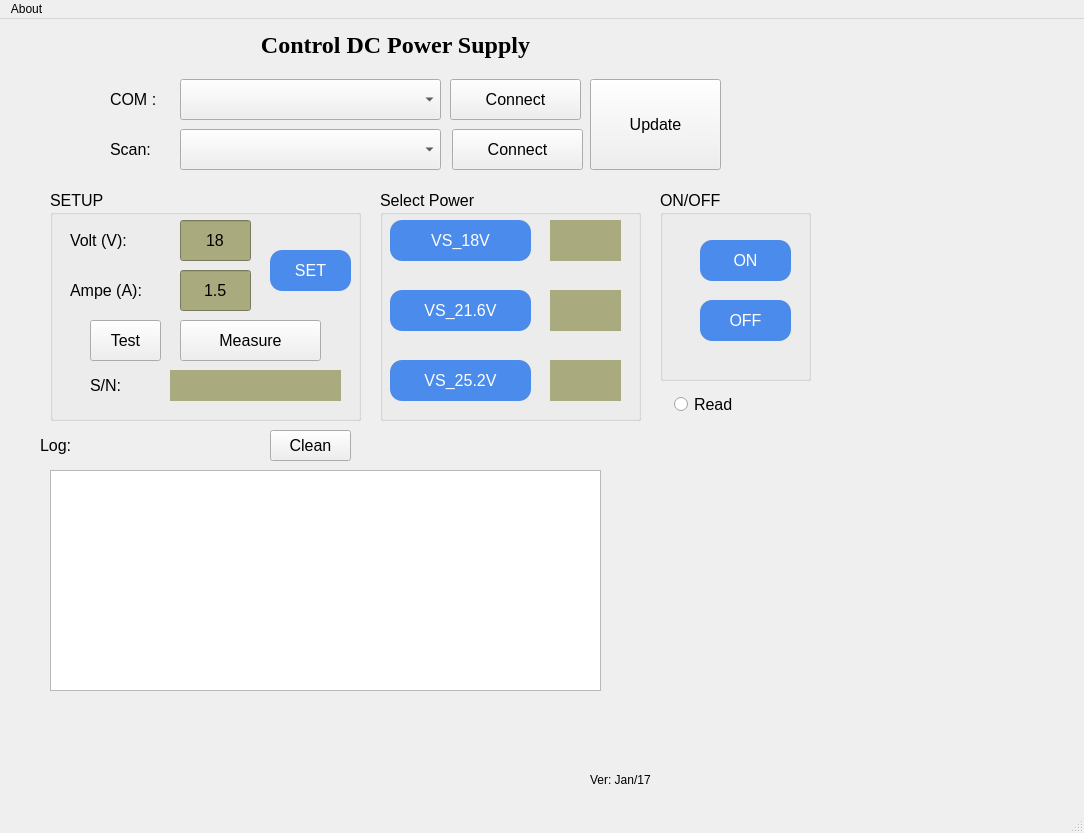
<?xml version="1.0" encoding="UTF-8"?>
<ui version="4.0">
 <class>MainWindow</class>
 <widget class="QMainWindow" name="MainWindow">
  <property name="geometry">
   <rect>
    <x>0</x>
    <y>0</y>
    <width>1084</width>
    <height>833</height>
   </rect>
  </property>
  <property name="windowTitle">
   <string>MainWindow</string>
  </property>
  <widget class="QWidget" name="centralwidget">
   <widget class="QComboBox" name="comboBox">
    <property name="geometry">
     <rect>
      <x>180</x>
      <y>60</y>
      <width>261</width>
      <height>41</height>
     </rect>
    </property>
    <property name="font">
     <font>
      <pointsize>12</pointsize>
     </font>
    </property>
   </widget>
   <widget class="QLabel" name="label">
    <property name="geometry">
     <rect>
      <x>110</x>
      <y>60</y>
      <width>61</width>
      <height>41</height>
     </rect>
    </property>
    <property name="font">
     <font>
      <pointsize>12</pointsize>
     </font>
    </property>
    <property name="text">
     <string>COM :</string>
    </property>
   </widget>
   <widget class="QLabel" name="label_2">
    <property name="geometry">
     <rect>
      <x>40</x>
      <y>411</y>
      <width>61</width>
      <height>31</height>
     </rect>
    </property>
    <property name="font">
     <font>
      <pointsize>12</pointsize>
     </font>
    </property>
    <property name="text">
     <string>Log:</string>
    </property>
   </widget>
   <widget class="QTextEdit" name="logg">
    <property name="geometry">
     <rect>
      <x>50</x>
      <y>451</y>
      <width>551</width>
      <height>221</height>
     </rect>
    </property>
    <property name="font">
     <font>
      <pointsize>12</pointsize>
     </font>
    </property>
   </widget>
   <widget class="QPushButton" name="connect">
    <property name="geometry">
     <rect>
      <x>450</x>
      <y>60</y>
      <width>131</width>
      <height>41</height>
     </rect>
    </property>
    <property name="font">
     <font>
      <pointsize>12</pointsize>
     </font>
    </property>
    <property name="text">
     <string>Connect</string>
    </property>
   </widget>
   <widget class="QPushButton" name="clean">
    <property name="geometry">
     <rect>
      <x>270</x>
      <y>411</y>
      <width>81</width>
      <height>31</height>
     </rect>
    </property>
    <property name="font">
     <font>
      <pointsize>12</pointsize>
     </font>
    </property>
    <property name="text">
     <string>Clean</string>
    </property>
   </widget>
   <widget class="QGroupBox" name="Setup">
    <property name="geometry">
     <rect>
      <x>50</x>
      <y>171</y>
      <width>311</width>
      <height>231</height>
     </rect>
    </property>
    <property name="font">
     <font>
      <pointsize>12</pointsize>
     </font>
    </property>
    <property name="title">
     <string>SETUP</string>
    </property>
    <widget class="QLineEdit" name="txtVoltage">
     <property name="geometry">
      <rect>
       <x>130</x>
       <y>30</y>
       <width>71</width>
       <height>41</height>
      </rect>
     </property>
     <property name="font">
      <font>
       <pointsize>12</pointsize>
       <weight>50</weight>
       <bold>false</bold>
      </font>
     </property>
     <property name="styleSheet">
      <string notr="true">background-color: rgb(170, 170, 127);</string>
     </property>
     <property name="text">
      <string>18</string>
     </property>
     <property name="alignment">
      <set>Qt::AlignCenter</set>
     </property>
    </widget>
    <widget class="QLabel" name="label_3">
     <property name="geometry">
      <rect>
       <x>20</x>
       <y>30</y>
       <width>81</width>
       <height>41</height>
      </rect>
     </property>
     <property name="font">
      <font>
       <pointsize>12</pointsize>
      </font>
     </property>
     <property name="text">
      <string>Volt (V):</string>
     </property>
    </widget>
    <widget class="QPushButton" name="set">
     <property name="geometry">
      <rect>
       <x>220</x>
       <y>60</y>
       <width>81</width>
       <height>41</height>
      </rect>
     </property>
     <property name="font">
      <font>
       <pointsize>12</pointsize>
      </font>
     </property>
     <property name="styleSheet">
      <string notr="true">QPushButton {
    background-color: #4b8bec;
    color: white;
    border-radius: 12px;
    padding: 6px;
}

QPushButton:hover {
    background-color: #3975c4;
}

QPushButton:pressed {
    background-color: #2f5d9b;
}
</string>
     </property>
     <property name="text">
      <string>SET</string>
     </property>
    </widget>
    <widget class="QLabel" name="label_4">
     <property name="geometry">
      <rect>
       <x>20</x>
       <y>80</y>
       <width>91</width>
       <height>41</height>
      </rect>
     </property>
     <property name="font">
      <font>
       <pointsize>12</pointsize>
      </font>
     </property>
     <property name="text">
      <string>Ampe (A):</string>
     </property>
    </widget>
    <widget class="QLineEdit" name="txtCurrent">
     <property name="geometry">
      <rect>
       <x>130</x>
       <y>80</y>
       <width>71</width>
       <height>41</height>
      </rect>
     </property>
     <property name="font">
      <font>
       <pointsize>12</pointsize>
       <weight>50</weight>
       <bold>false</bold>
      </font>
     </property>
     <property name="styleSheet">
      <string notr="true">background-color: rgb(170, 170, 127);</string>
     </property>
     <property name="text">
      <string>1.5</string>
     </property>
     <property name="alignment">
      <set>Qt::AlignCenter</set>
     </property>
    </widget>
    <widget class="QPushButton" name="test">
     <property name="geometry">
      <rect>
       <x>40</x>
       <y>130</y>
       <width>71</width>
       <height>41</height>
      </rect>
     </property>
     <property name="font">
      <font>
       <pointsize>12</pointsize>
      </font>
     </property>
     <property name="text">
      <string>Test</string>
     </property>
    </widget>
    <widget class="QPushButton" name="read">
     <property name="geometry">
      <rect>
       <x>130</x>
       <y>130</y>
       <width>141</width>
       <height>41</height>
      </rect>
     </property>
     <property name="font">
      <font>
       <pointsize>12</pointsize>
      </font>
     </property>
     <property name="text">
      <string>Measure</string>
     </property>
    </widget>
    <widget class="QLabel" name="label_7">
     <property name="geometry">
      <rect>
       <x>40</x>
       <y>180</y>
       <width>71</width>
       <height>31</height>
      </rect>
     </property>
     <property name="font">
      <font>
       <pointsize>12</pointsize>
      </font>
     </property>
     <property name="text">
      <string>S/N:</string>
     </property>
    </widget>
    <widget class="QLabel" name="seri">
     <property name="geometry">
      <rect>
       <x>120</x>
       <y>180</y>
       <width>171</width>
       <height>31</height>
      </rect>
     </property>
     <property name="styleSheet">
      <string notr="true">
background-color: rgb(170, 170, 127);</string>
     </property>
     <property name="text">
      <string/>
     </property>
    </widget>
   </widget>
   <widget class="QGroupBox" name="groupBox_3">
    <property name="geometry">
     <rect>
      <x>660</x>
      <y>171</y>
      <width>151</width>
      <height>191</height>
     </rect>
    </property>
    <property name="font">
     <font>
      <pointsize>12</pointsize>
     </font>
    </property>
    <property name="title">
     <string>ON/OFF</string>
    </property>
    <widget class="QPushButton" name="on">
     <property name="geometry">
      <rect>
       <x>40</x>
       <y>50</y>
       <width>91</width>
       <height>41</height>
      </rect>
     </property>
     <property name="font">
      <font>
       <pointsize>12</pointsize>
      </font>
     </property>
     <property name="styleSheet">
      <string notr="true">QPushButton {
    background-color: #4b8bec;
    color: white;
    border-radius: 12px;
    padding: 6px;
}

QPushButton:hover {
    background-color: #3975c4;
}

QPushButton:pressed {
    background-color: #2f5d9b;
}
</string>
     </property>
     <property name="text">
      <string>ON</string>
     </property>
    </widget>
    <widget class="QPushButton" name="off">
     <property name="geometry">
      <rect>
       <x>40</x>
       <y>110</y>
       <width>91</width>
       <height>41</height>
      </rect>
     </property>
     <property name="font">
      <font>
       <pointsize>12</pointsize>
      </font>
     </property>
     <property name="styleSheet">
      <string notr="true">QPushButton {
    background-color: #4b8bec;
    color: white;
    border-radius: 12px;
    padding: 6px;
}

QPushButton:hover {
    background-color: #3975c4;
}

QPushButton:pressed {
    background-color: #2f5d9b;
}
</string>
     </property>
     <property name="text">
      <string>OFF</string>
     </property>
    </widget>
   </widget>
   <widget class="QGroupBox" name="STICK">
    <property name="geometry">
     <rect>
      <x>380</x>
      <y>171</y>
      <width>261</width>
      <height>231</height>
     </rect>
    </property>
    <property name="font">
     <font>
      <pointsize>12</pointsize>
     </font>
    </property>
    <property name="title">
     <string>Select Power</string>
    </property>
    <widget class="QPushButton" name="vs18">
     <property name="geometry">
      <rect>
       <x>10</x>
       <y>30</y>
       <width>141</width>
       <height>41</height>
      </rect>
     </property>
     <property name="font">
      <font>
       <pointsize>12</pointsize>
      </font>
     </property>
     <property name="styleSheet">
      <string notr="true">QPushButton {
    background-color: #4b8bec;
    color: white;
    border-radius: 12px;
    padding: 6px;
}

QPushButton:hover {
    background-color: #3975c4;
}

QPushButton:pressed {
    background-color: #2f5d9b;
}
</string>
     </property>
     <property name="text">
      <string>VS_18V</string>
     </property>
    </widget>
    <widget class="QPushButton" name="vs21">
     <property name="geometry">
      <rect>
       <x>10</x>
       <y>100</y>
       <width>141</width>
       <height>41</height>
      </rect>
     </property>
     <property name="font">
      <font>
       <pointsize>12</pointsize>
      </font>
     </property>
     <property name="styleSheet">
      <string notr="true">QPushButton {
    background-color: #4b8bec;
    color: white;
    border-radius: 12px;
    padding: 6px;
}

QPushButton:hover {
    background-color: #3975c4;
}

QPushButton:pressed {
    background-color: #2f5d9b;
}
</string>
     </property>
     <property name="text">
      <string>VS_21.6V</string>
     </property>
    </widget>
    <widget class="QLabel" name="status_18">
     <property name="geometry">
      <rect>
       <x>170</x>
       <y>30</y>
       <width>71</width>
       <height>41</height>
      </rect>
     </property>
     <property name="styleSheet">
      <string notr="true">
background-color: rgb(170, 170, 127);</string>
     </property>
     <property name="text">
      <string/>
     </property>
    </widget>
    <widget class="QLabel" name="status_21">
     <property name="geometry">
      <rect>
       <x>170</x>
       <y>100</y>
       <width>71</width>
       <height>41</height>
      </rect>
     </property>
     <property name="styleSheet">
      <string notr="true">
background-color: rgb(170, 170, 127);</string>
     </property>
     <property name="text">
      <string/>
     </property>
    </widget>
    <widget class="QPushButton" name="vs25">
     <property name="geometry">
      <rect>
       <x>10</x>
       <y>170</y>
       <width>141</width>
       <height>41</height>
      </rect>
     </property>
     <property name="font">
      <font>
       <pointsize>12</pointsize>
      </font>
     </property>
     <property name="styleSheet">
      <string notr="true">QPushButton {
    background-color: #4b8bec;
    color: white;
    border-radius: 12px;
    padding: 6px;
}

QPushButton:hover {
    background-color: #3975c4;
}

QPushButton:pressed {
    background-color: #2f5d9b;
}
</string>
     </property>
     <property name="text">
      <string>VS_25.2V</string>
     </property>
    </widget>
    <widget class="QLabel" name="status_25">
     <property name="geometry">
      <rect>
       <x>170</x>
       <y>170</y>
       <width>71</width>
       <height>41</height>
      </rect>
     </property>
     <property name="styleSheet">
      <string notr="true">
background-color: rgb(170, 170, 127);</string>
     </property>
     <property name="text">
      <string/>
     </property>
    </widget>
   </widget>
   <widget class="QLabel" name="label_5">
    <property name="geometry">
     <rect>
      <x>210</x>
      <y>10</y>
      <width>371</width>
      <height>31</height>
     </rect>
    </property>
    <property name="font">
     <font>
      <family>Times New Roman</family>
      <pointsize>18</pointsize>
      <weight>75</weight>
      <bold>true</bold>
     </font>
    </property>
    <property name="text">
     <string>Control DC Power Supply</string>
    </property>
    <property name="alignment">
     <set>Qt::AlignCenter</set>
    </property>
   </widget>
   <widget class="QPushButton" name="refresh">
    <property name="geometry">
     <rect>
      <x>590</x>
      <y>60</y>
      <width>131</width>
      <height>91</height>
     </rect>
    </property>
    <property name="font">
     <font>
      <pointsize>12</pointsize>
     </font>
    </property>
    <property name="text">
     <string>Update</string>
    </property>
   </widget>
   <widget class="QLabel" name="label_6">
    <property name="geometry">
     <rect>
      <x>590</x>
      <y>750</y>
      <width>71</width>
      <height>21</height>
     </rect>
    </property>
    <property name="text">
     <string>Ver: Jan/17</string>
    </property>
   </widget>
   <widget class="QWidget" name="widget_plot" native="true">
    <property name="geometry">
     <rect>
      <x>610</x>
      <y>440</y>
      <width>441</width>
      <height>261</height>
     </rect>
    </property>
   </widget>
   <widget class="QRadioButton" name="radioButton_stream">
    <property name="geometry">
     <rect>
      <x>674</x>
      <y>370</y>
      <width>111</width>
      <height>31</height>
     </rect>
    </property>
    <property name="font">
     <font>
      <pointsize>12</pointsize>
     </font>
    </property>
    <property name="text">
     <string>Read</string>
    </property>
   </widget>
   <widget class="QLabel" name="label_8">
    <property name="geometry">
     <rect>
      <x>110</x>
      <y>110</y>
      <width>61</width>
      <height>41</height>
     </rect>
    </property>
    <property name="font">
     <font>
      <pointsize>12</pointsize>
     </font>
    </property>
    <property name="text">
     <string>Scan:</string>
    </property>
   </widget>
   <widget class="QComboBox" name="comboBox_2">
    <property name="geometry">
     <rect>
      <x>180</x>
      <y>110</y>
      <width>261</width>
      <height>41</height>
     </rect>
    </property>
    <property name="font">
     <font>
      <pointsize>12</pointsize>
     </font>
    </property>
   </widget>
   <widget class="QPushButton" name="connect_2">
    <property name="geometry">
     <rect>
      <x>452</x>
      <y>110</y>
      <width>131</width>
      <height>41</height>
     </rect>
    </property>
    <property name="font">
     <font>
      <pointsize>12</pointsize>
     </font>
    </property>
    <property name="text">
     <string>Connect</string>
    </property>
   </widget>
  </widget>
  <widget class="QMenuBar" name="menubar">
   <property name="geometry">
    <rect>
     <x>0</x>
     <y>0</y>
     <width>1084</width>
     <height>26</height>
    </rect>
   </property>
   <widget class="QMenu" name="menuAbout">
    <property name="title">
     <string>About</string>
    </property>
    <addaction name="actionInfor"/>
   </widget>
   <addaction name="menuAbout"/>
  </widget>
  <widget class="QStatusBar" name="statusbar"/>
  <action name="actionInfor">
   <property name="text">
    <string>Infor</string>
   </property>
  </action>
 </widget>
 <resources/>
 <connections/>
</ui>
